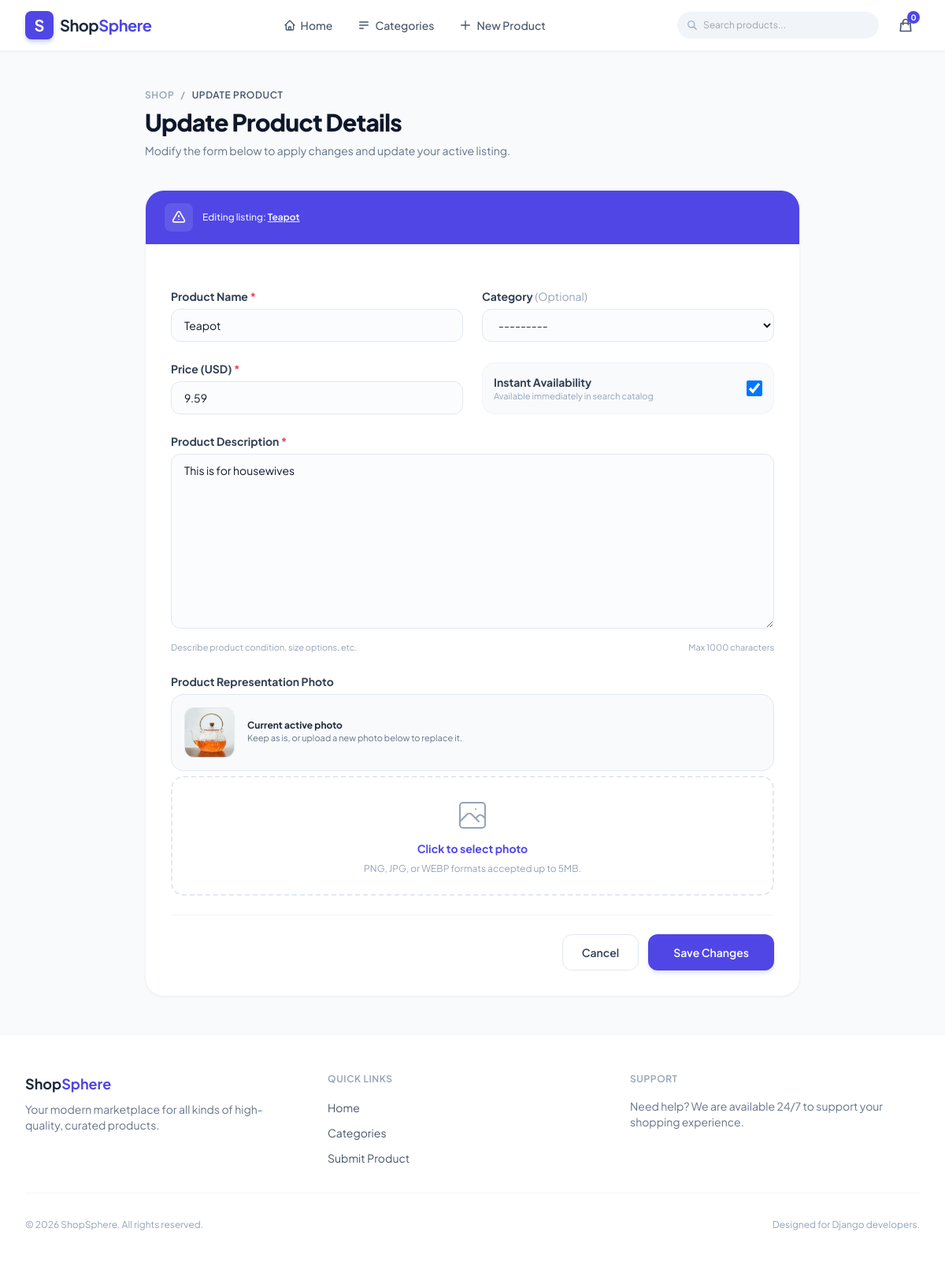
Screenshot of /update/7 with the database file from the repository.
### home/models.py (models this page shows, shortened)
class Product(models.Model):
    name = models.CharField(max_length=50)
    category = models.ForeignKey(Category, on_delete=models.SET_NULL, null=True)
    desc = models.CharField(max_length=1000)
    price = models.DecimalField(max_digits=10, decimal_places=2)
    is_available = models.BooleanField(default=True)
    image = models.ImageField(upload_to='media/products', default='default-product.jpg')
    created_at = models.DateTimeField(auto_now_add=True)
    updated_at = models.DateTimeField(auto_now=True, null=True)

### home/views.py (the view)
# urls.py: path('update/<int:pk>', product_update, name='update'),
def product_update(request, pk):
    product = Product.objects.filter(pk=pk).first()
    form = NewProductForm(instance=product)
    if request.method == 'POST':
        form = NewProductForm(request.POST, request.FILES, instance=product)
        if form.is_valid():
            form.save()
            return redirect('detail', pk=product.pk)
    else:
        form = NewProductForm(instance=product)
    return render(request, 'update.html', {'form':form, 'product':product})

### home/forms.py
class NewProductForm(forms.ModelForm):
    name = forms.CharField(max_length=50)
    category = forms.ModelChoiceField(queryset=Category.objects.all(), required=False)
    desc = forms.CharField(max_length=1000, widget=forms.Textarea)
    price = forms.DecimalField()
    is_available = forms.BooleanField(initial=True, required=False)
    image = forms.ImageField(required=False)
    class Meta:
        model = Product
        fields = ['name', 'category', 'desc', 'price', 'is_available', 'image']

### home/models.py (called while the page is built)
    def __str__(self):
        return self.name

### templates/update.html (shortened to what this page needs)
{% extends 'base.html' %}
{% block content %}
<div class="max-w-4xl mx-auto px-4 sm:px-6 lg:px-8 py-12">
    <div class="mb-10 text-center sm:text-left">
        <nav class="flex justify-center sm:justify-start space-x-2 text-xs font-semibold text-slate-400 uppercase tracking-wider mb-2">
            <a href="{% url 'home' %}" class="hover:text-indigo-600 transition-colors">Shop</a>
            <span>/</span>
            <span class="text-slate-600">{% if form.instance.pk %}Update Product{% else %}New Product{% endif %}</span>
        </nav>
        <h1 class="text-3xl font-extrabold text-slate-900 tracking-tight">
            {% if form.instance.pk %}Update Product Details{% else %}List a New Product{% endif %}
        </h1>
        <p class="text-slate-500 mt-2 text-sm">
            {% if form.instance.pk %}Modify the form below to apply changes and update your active listing.{% else %}Fill out the information below to add your item to our global inventory catalog.{% endif %}
        </p>
    </div>
    <div class="bg-white border border-slate-100 rounded-3xl overflow-hidden shadow-sm">
        <div class="bg-indigo-600 px-6 py-4 flex items-center gap-3 text-white">
            <span class="p-2 bg-white/10 rounded-lg">
                <svg class="w-5 h-5" fill="none" stroke="currentColor" viewBox="0 0 24 24"><path stroke-linecap="round" stroke-linejoin="round" stroke-width="2" d="M12 9v2m0 4h.01m-6.938 4h13.856c1.54 0 2.502-1.667 1.732-3L13.732 4c-.77-1.333-2.694-1.333-3.464 0L3.34 16c-.77 1.333.192 3 1.732 3z"></path></svg>
            </span>
            <p class="text-xs font-medium opacity-90">
                {% if form.instance.pk %}Editing listing: <span class="font-bold underline">{{ form.instance.name }}</span>{% else %}Please ensure all required fields are filled completely before submitting.{% endif %}
            </p>
        </div>
        <form id="django-product-form" method="POST" enctype="multipart/form-data" class="p-8 space-y-6">
            <div class="grid grid-cols-1 md:grid-cols-2 gap-6">
                <div class="space-y-1.5">
                    <label for="{{ form.name.id_for_label }}" class="text-sm font-bold text-slate-700 block">
                        Product Name <span class="text-rose-500">*</span>
                    </label>
                    {{ form.name }}
                </div>
                <div class="space-y-1.5">
                    <label for="{{ form.category.id_for_label }}" class="text-sm font-bold text-slate-700 block">
                        Category <span class="text-slate-400 font-normal">(Optional)</span>
                    </label>
                    {{ form.category }}
                </div>
            </div>
            <div class="grid grid-cols-1 md:grid-cols-2 gap-6 items-end">
                <div class="space-y-1.5">
                    <label for="{{ form.price.id_for_label }}" class="text-sm font-bold text-slate-700 block">
                        Price (USD) <span class="text-rose-500">*</span>
                    </label>
                    <div class="relative rounded-xl">
                        <div class="absolute inset-y-0 left-0 pl-4 flex items-center pointer-events-none text-slate-400 text-sm font-bold">
                        </div>
                        <div class="[&>input]:pl-8">
                            {{ form.price }}
                        </div>
                    </div>
                </div>
                <div class="p-3.5 bg-slate-50 border border-slate-100 rounded-2xl flex items-center justify-between">
                    <div class="flex flex-col">
                        <label for="{{ form.is_available.id_for_label }}" class="text-sm font-bold text-slate-700 cursor-pointer">
                            Instant Availability
                        </label>
                        <span class="text-[11px] text-slate-400">Available immediately in search catalog</span>
                    </div>
                    <div class="flex items-center">
                        {{ form.is_available }}
                    </div>
                </div>
            </div>
            <div class="space-y-1.5">
                <label for="{{ form.desc.id_for_label }}" class="text-sm font-bold text-slate-700 block">
                    Product Description <span class="text-rose-500">*</span>
                </label>
                {{ form.desc }}
                <div class="flex justify-between items-center text-[11px] text-slate-400 pt-1">
                    <span>Describe product condition, size options, etc.</span>
                    <span>Max 1000 characters</span>
                </div>
            </div>
            <div class="space-y-1.5">
                <label class="text-sm font-bold text-slate-700 block">Product Representation Photo</label>
                {% if form.instance.pk and form.instance.image %}
                <div class="flex items-center gap-4 p-4 mb-3 bg-slate-50 border border-slate-200 rounded-2xl">
                    <img src="{{ form.instance.image.url }}" class="h-16 w-16 object-cover rounded-xl border border-slate-200" alt="Current Photo">
                    <div>
                        <p class="text-xs font-bold text-slate-800">Current active photo</p>
                        <p class="text-[11px] text-slate-500">Keep as is, or upload a new photo below to replace it.</p>
                    </div>
                </div>
                {% endif %}
                <div class="border-2 border-dashed border-slate-200 hover:border-indigo-300 rounded-2xl p-6 text-center cursor-pointer hover:bg-slate-50/50 transition-all group relative">
                    <div class="space-y-2 pointer-events-none">
                        <div class="mx-auto h-12 w-12 text-slate-400 group-hover:text-indigo-500 transition-colors">
                            <svg class="h-12 w-12 stroke-1" fill="none" stroke="currentColor" viewBox="0 0 24 24">
                                <path stroke-linecap="round" stroke-linejoin="round" d="M4 16l4.586-4.586a2 2 0 012.828 0L16 16m-2-2l1.586-1.586a2 2 0 012.828 0L20 14m-6-6h.01M6 20h12a2 2 0 002-2V6a2 2 0 00-2-2H6a2 2 0 00-2 2v12a2 2 0 002 2z" />
                            </svg>
                        </div>
                        <div class="text-sm text-slate-600">
                            <span class="font-bold text-indigo-600 hover:text-indigo-700">Click to select photo</span>
                        </div>
                        <p class="text-xs text-slate-400">PNG, JPG, or WEBP formats accepted up to 5MB.</p>
                    </div>
                </div>
            </div>
            <div class="pt-6 border-t border-slate-100 flex flex-col-reverse sm:flex-row gap-3 justify-end">
                <a href="{% if form.instance.pk %}{% url 'home' %}{% else %}{% url 'home' %}{% endif %}" class="px-6 py-3 rounded-xl border border-slate-200 hover:border-slate-300 hover:bg-slate-50 text-slate-700 text-sm font-semibold text-center transition-all">
                    Cancel
                </a>
                <button type="submit" class="px-8 py-3 bg-indigo-600 hover:bg-indigo-700 active:bg-indigo-800 text-white text-sm font-semibold rounded-xl shadow-md shadow-indigo-100 hover:shadow-lg transition-all text-center">
                    {% if form.instance.pk %}Save Changes{% else %}Publish Product{% endif %}
                </button>
            </div>
        </form>
    </div>
</div>
{% endblock %}

### templates/base.html (style rules this page uses)
body { font-family: 'Plus Jakarta Sans', sans-serif; }

### templates/update.html (style rules this page uses)
#django-product-form input[type="text"], #django-product-form input[type="number"], #django-product-form select, #django-product-form textarea { width: 100%; background-color: rgb(248 250 252 / 0.5); border-width: 1px; border-color: rgb(226 232 240); border-radius: 0.75rem; padding: 0.625rem 1rem; font-size: 0.875rem; line-height: 1.25rem; outline: 2px solid transparent; outline-offset: 2px; transition-property: all; transition-timing-function: cubic-bezier(0.4, 0, 0.2, 1); transition-duration: 150ms; }
#django-product-form textarea { min-height: 120px; resize: vertical; }
#django-product-form input[type="checkbox"] { height: 1.25rem; width: 1.25rem; border-radius: 0.375rem; border-color: rgb(226 232 240); color: rgb(79 70 229); }

### rows the page displays
Product: instance.name "Teapot", name "Teapot", category "---------", price "9.59", is_available "☑", desc "This is for housewives", instance.image (picture)
